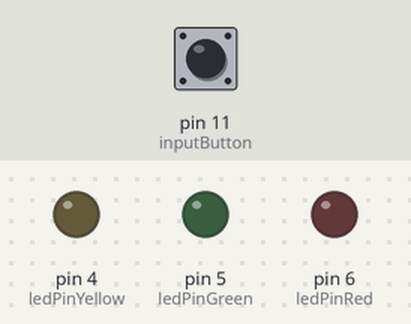
This sketch was run on a simulated Arduino Uno, built with avr-gcc and run on an emulated ATmega328P. Parts: output pins drawn as LEDs (lit = HIGH). Inputs (shaded band) come from the test bench; at power-on: pin 11 (inputButton) LOW.

Above: at 1.2 s.
1.3 s: pin 11 (inputButton) pulled HIGH for 0.15 s
At 1.4 s:
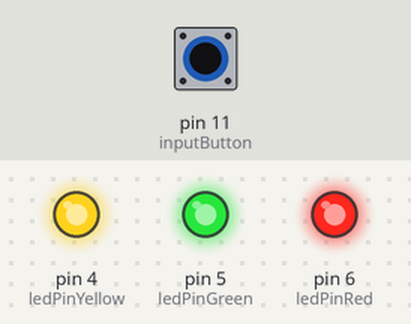
3.0 s: pin 11 (inputButton) pulled HIGH for 3.2 s
At 6.6 s:
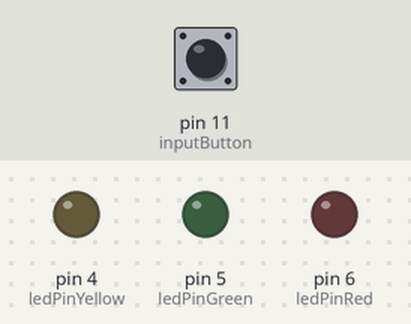
Timing chart, 0 to 8.1 s (numbered marks = the images above; inputs shaded):
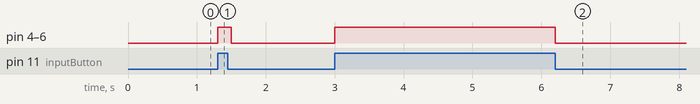

Measured:
- after the input at 1.3 s, pin 4 (ledPinYellow), pin 5 (ledPinGreen), pin 6 (ledPinRed): LOW → HIGH at once, → LOW 0.20 s later
- after the input at 3.0 s, pin 4 (ledPinYellow), pin 5 (ledPinGreen), pin 6 (ledPinRed): LOW → HIGH at once, → LOW 3.2 s later

The sketch:

led-3-switch.ino
```cpp
int ledPinRed = 6;
int ledPinGreen = 5;
int ledPinYellow = 4;
int inputButton = 11;
void setup()
{
  pinMode(ledPinRed, OUTPUT);
  pinMode(ledPinGreen, OUTPUT);
  pinMode(ledPinYellow, OUTPUT);
  pinMode(inputButton, INPUT);
}

void loop()
{
  int val = digitalRead(inputButton);
  if(val == true){
    digitalWrite(ledPinRed, HIGH);
    digitalWrite(ledPinGreen, HIGH);
    digitalWrite(ledPinYellow, HIGH);
  } else {
    digitalWrite(ledPinRed, LOW);
    digitalWrite(ledPinGreen, LOW);
    digitalWrite(ledPinYellow, LOW);
  }
  delay(100);

}
```
